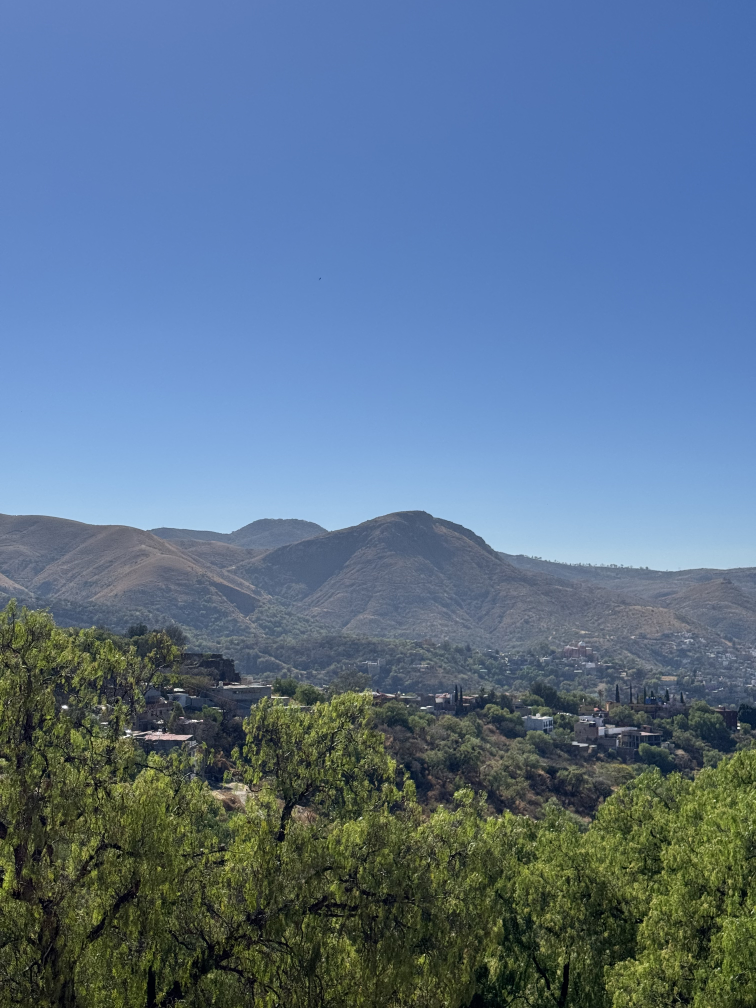
#> input picture graphic_visualization/tareas/tarea_6/img/img6.jpeg, 3024 x 4032 px, given in place of img1.jpeg, which was not available (shown at 1/4 size)
$ python imagen_panoramica.py
#> lines starting #> are read from the running program, lines starting #| are printed output that depends on the picture; pictures that were not available may be replaced by others from this repository, and a replacement may not be noted
import matplotlib.pyplot as plt
import numpy as np
import cv2
import os

ruta =  os.path.join(os.path.dirname(__file__), "img")

img1 = cv2.imread(os.path.join(ruta, "img1.jpeg"))
#> img1 is the input picture: shape (4032, 3024, 3); mean B, G, R 140.3, 114.9, 91
img2 = cv2.imread(os.path.join(ruta, "img2.jpeg"))
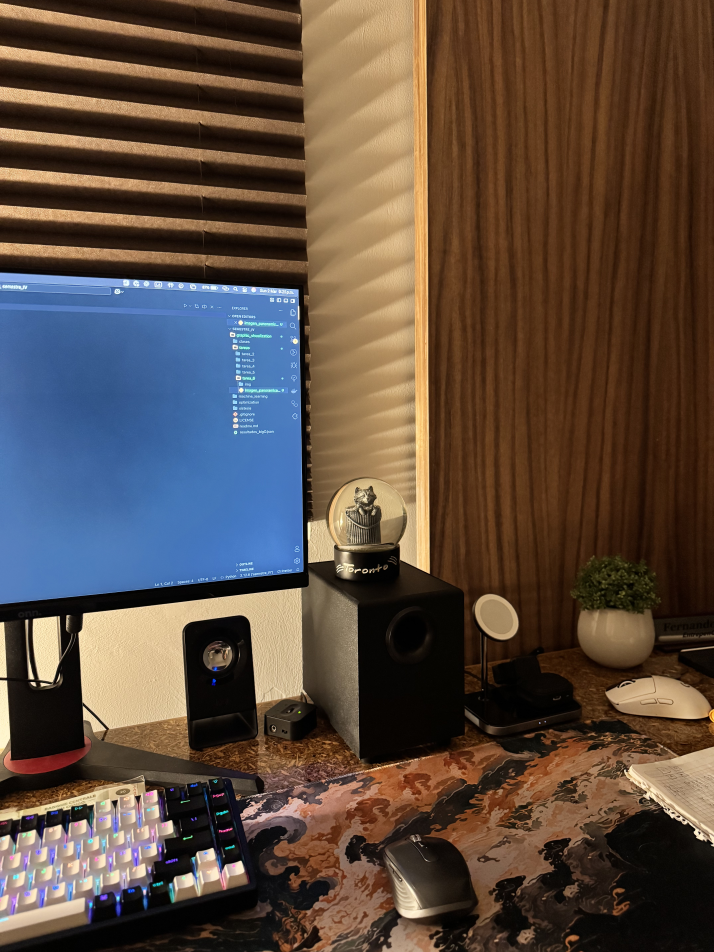
#> input picture graphic_visualization/tareas/tarea_6/img/img4.jpeg, 4284 x 5712 px, given in place of img2.jpeg, which was not available (shown at 1/6 size)
#> img2 is the input picture: shape (5712, 4284, 3); mean B, G, R 64.4, 75, 90.5
img3 = cv2.imread(os.path.join(ruta, "img3.jpeg"))
img4 = cv2.imread(os.path.join(ruta, "img4.jpeg"))
img5 = cv2.imread(os.path.join(ruta, "img5.jpeg"))
lista_natural_imgs = [img1, img2, img3, img4, img5]


# Pasamos las imagenes a escala de grise
img1_gray = cv2.cvtColor(img1, cv2.COLOR_BGR2GRAY)
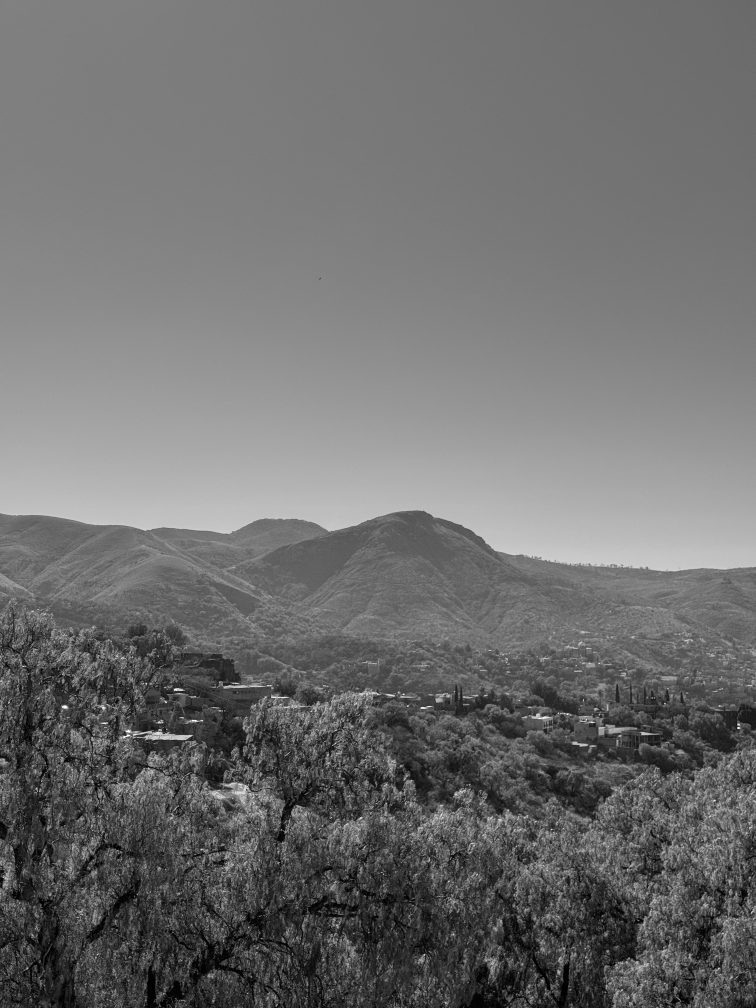
#> img1_gray: shape (4032, 3024) (shown at 1/4 size); min 0, max 255, mean 110.7
img2_gray = cv2.cvtColor(img2, cv2.COLOR_BGR2GRAY)
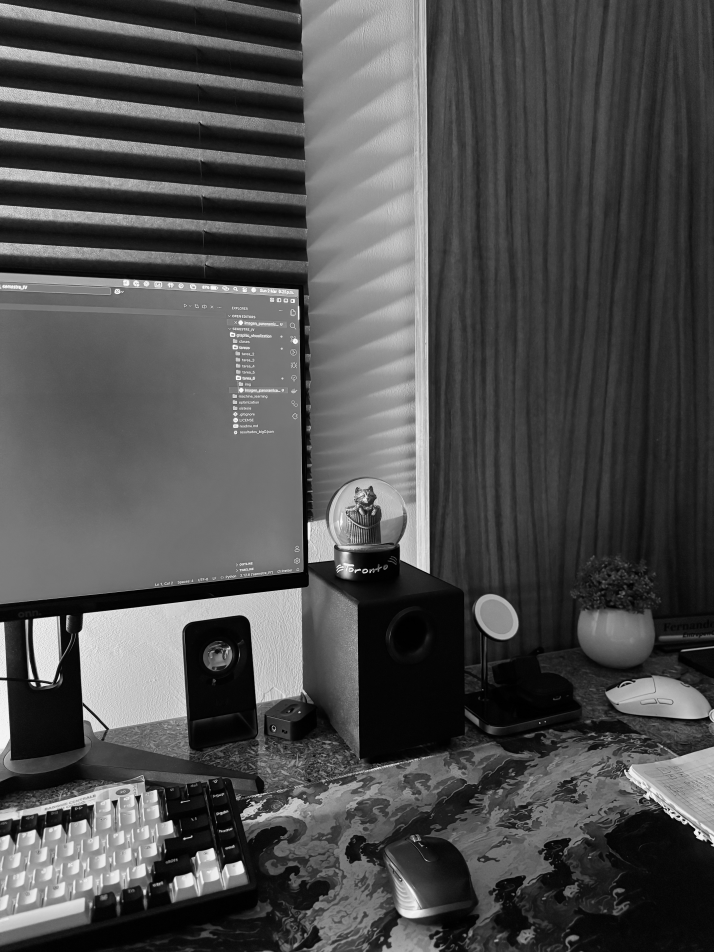
#> img2_gray: shape (5712, 4284) (shown at 1/6 size); min 0, max 255, mean 78.4
img3_gray = cv2.cvtColor(img3, cv2.COLOR_BGR2GRAY)
img4_gray = cv2.cvtColor(img4, cv2.COLOR_BGR2GRAY)
#> (the run stopped early here; a loop or call above may not have finished)
